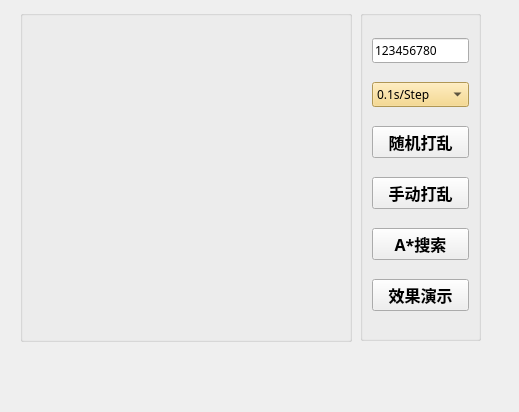
<?xml version="1.0" encoding="UTF-8"?>
<ui version="4.0">
 <class>MainWindow</class>
 <widget class="QMainWindow" name="MainWindow">
  <property name="geometry">
   <rect>
    <x>0</x>
    <y>0</y>
    <width>519</width>
    <height>412</height>
   </rect>
  </property>
  <property name="windowTitle">
   <string>MainWindow</string>
  </property>
  <property name="styleSheet">
   <string notr="true">background-image: url(:/material/background);</string>
  </property>
  <widget class="QWidget" name="centralwidget">
   <widget class="QGroupBox" name="groupBox">
    <property name="geometry">
     <rect>
      <x>20</x>
      <y>10</y>
      <width>332</width>
      <height>332</height>
     </rect>
    </property>
    <property name="title">
     <string/>
    </property>
    <layout class="QGridLayout" name="gridLayout">
     <item row="0" column="0">
      <widget class="QLabel" name="label_0">
       <property name="text">
        <string/>
       </property>
       <property name="pixmap">
        <pixmap resource="resource.qrc">:/material/result/1</pixmap>
       </property>
       <property name="scaledContents">
        <bool>true</bool>
       </property>
      </widget>
     </item>
     <item row="0" column="1">
      <widget class="QLabel" name="label_1">
       <property name="text">
        <string/>
       </property>
       <property name="pixmap">
        <pixmap resource="resource.qrc">:/material/result/2</pixmap>
       </property>
       <property name="scaledContents">
        <bool>true</bool>
       </property>
      </widget>
     </item>
     <item row="0" column="2">
      <widget class="QLabel" name="label_2">
       <property name="text">
        <string/>
       </property>
       <property name="pixmap">
        <pixmap resource="resource.qrc">:/material/result/3</pixmap>
       </property>
       <property name="scaledContents">
        <bool>true</bool>
       </property>
      </widget>
     </item>
     <item row="1" column="0">
      <widget class="QLabel" name="label_3">
       <property name="text">
        <string/>
       </property>
       <property name="pixmap">
        <pixmap resource="resource.qrc">:/material/result/4</pixmap>
       </property>
       <property name="scaledContents">
        <bool>true</bool>
       </property>
      </widget>
     </item>
     <item row="1" column="1">
      <widget class="QLabel" name="label_4">
       <property name="text">
        <string/>
       </property>
       <property name="pixmap">
        <pixmap resource="resource.qrc">:/material/result/5</pixmap>
       </property>
       <property name="scaledContents">
        <bool>true</bool>
       </property>
      </widget>
     </item>
     <item row="1" column="2">
      <widget class="QLabel" name="label_5">
       <property name="text">
        <string/>
       </property>
       <property name="pixmap">
        <pixmap resource="resource.qrc">:/material/result/6</pixmap>
       </property>
       <property name="scaledContents">
        <bool>true</bool>
       </property>
      </widget>
     </item>
     <item row="2" column="0">
      <widget class="QLabel" name="label_6">
       <property name="text">
        <string/>
       </property>
       <property name="pixmap">
        <pixmap resource="resource.qrc">:/material/result/7</pixmap>
       </property>
       <property name="scaledContents">
        <bool>true</bool>
       </property>
      </widget>
     </item>
     <item row="2" column="1">
      <widget class="QLabel" name="label_7">
       <property name="text">
        <string/>
       </property>
       <property name="pixmap">
        <pixmap resource="resource.qrc">:/material/result/8</pixmap>
       </property>
       <property name="scaledContents">
        <bool>true</bool>
       </property>
      </widget>
     </item>
     <item row="2" column="2">
      <widget class="QLabel" name="label_8">
       <property name="text">
        <string/>
       </property>
       <property name="pixmap">
        <pixmap resource="resource.qrc">:/material/result/0</pixmap>
       </property>
       <property name="scaledContents">
        <bool>true</bool>
       </property>
      </widget>
     </item>
    </layout>
   </widget>
   <widget class="QGroupBox" name="groupBox_2">
    <property name="geometry">
     <rect>
      <x>360</x>
      <y>10</y>
      <width>121</width>
      <height>331</height>
     </rect>
    </property>
    <property name="title">
     <string/>
    </property>
    <layout class="QVBoxLayout" name="verticalLayout">
     <item>
      <widget class="QLineEdit" name="list_end">
       <property name="font">
        <font>
         <family>微软雅黑</family>
         <pointsize>9</pointsize>
        </font>
       </property>
       <property name="styleSheet">
        <string notr="true"/>
       </property>
       <property name="text">
        <string>123456780</string>
       </property>
      </widget>
     </item>
     <item>
      <widget class="QComboBox" name="speed_change">
       <property name="font">
        <font>
         <family>微软雅黑</family>
         <pointsize>9</pointsize>
        </font>
       </property>
       <property name="styleSheet">
        <string notr="true">background-color: rgb(246, 211, 117);</string>
       </property>
       <item>
        <property name="text">
         <string>0.1s/Step</string>
        </property>
       </item>
       <item>
        <property name="text">
         <string>0.2s/Step</string>
        </property>
       </item>
       <item>
        <property name="text">
         <string>0.5s/Step</string>
        </property>
       </item>
       <item>
        <property name="text">
         <string>1.0s/Step</string>
        </property>
       </item>
      </widget>
     </item>
     <item>
      <widget class="QPushButton" name="disorganize">
       <property name="font">
        <font>
         <family>宋体</family>
         <pointsize>12</pointsize>
         <weight>75</weight>
         <bold>true</bold>
        </font>
       </property>
       <property name="text">
        <string>随机打乱</string>
       </property>
      </widget>
     </item>
     <item>
      <widget class="QPushButton" name="manual">
       <property name="font">
        <font>
         <family>宋体</family>
         <pointsize>12</pointsize>
         <weight>75</weight>
         <bold>true</bold>
        </font>
       </property>
       <property name="text">
        <string>手动打乱</string>
       </property>
      </widget>
     </item>
     <item>
      <widget class="QPushButton" name="Astar">
       <property name="font">
        <font>
         <family>宋体</family>
         <pointsize>12</pointsize>
         <weight>75</weight>
         <bold>true</bold>
        </font>
       </property>
       <property name="text">
        <string>A*搜索</string>
       </property>
      </widget>
     </item>
     <item>
      <widget class="QPushButton" name="display">
       <property name="font">
        <font>
         <family>宋体</family>
         <pointsize>12</pointsize>
         <weight>75</weight>
         <bold>true</bold>
        </font>
       </property>
       <property name="text">
        <string>效果演示</string>
       </property>
      </widget>
     </item>
    </layout>
   </widget>
   <widget class="QLabel" name="label_message">
    <property name="geometry">
     <rect>
      <x>20</x>
      <y>342</y>
      <width>461</width>
      <height>31</height>
     </rect>
    </property>
    <property name="font">
     <font>
      <family>宋体</family>
      <pointsize>12</pointsize>
      <weight>75</weight>
      <bold>true</bold>
     </font>
    </property>
    <property name="styleSheet">
     <string notr="true">color: rgb(255, 0, 0);</string>
    </property>
    <property name="text">
     <string/>
    </property>
   </widget>
  </widget>
  <widget class="QMenuBar" name="menubar">
   <property name="geometry">
    <rect>
     <x>0</x>
     <y>0</y>
     <width>519</width>
     <height>26</height>
    </rect>
   </property>
  </widget>
 </widget>
 <resources>
  <include location="resource.qrc"/>
 </resources>
 <connections/>
</ui>
